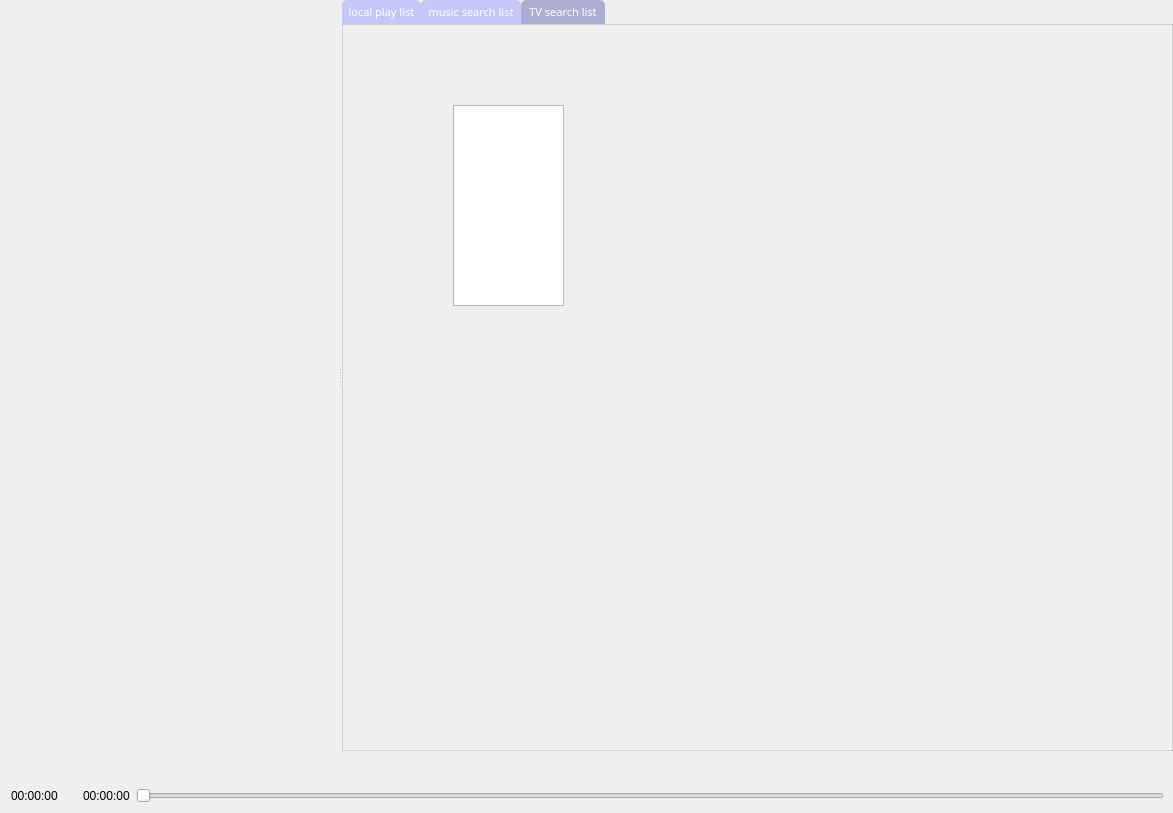
<?xml version="1.0" encoding="UTF-8"?>
<ui version="4.0">
 <class>Widget</class>
 <widget class="QWidget" name="Widget">
  <property name="geometry">
   <rect>
    <x>0</x>
    <y>0</y>
    <width>1173</width>
    <height>813</height>
   </rect>
  </property>
  <property name="windowTitle">
   <string>Widget</string>
  </property>
  <property name="windowIcon">
   <iconset resource="../res/res.qrc">
    <normaloff>:/imgs/logo.png</normaloff>:/imgs/logo.png</iconset>
  </property>
  <layout class="QVBoxLayout" name="verticalLayout_6">
   <property name="spacing">
    <number>0</number>
   </property>
   <property name="leftMargin">
    <number>0</number>
   </property>
   <property name="topMargin">
    <number>0</number>
   </property>
   <property name="rightMargin">
    <number>0</number>
   </property>
   <property name="bottomMargin">
    <number>0</number>
   </property>
   <item>
    <widget class="QSplitter" name="splitter">
     <property name="orientation">
      <enum>Qt::Horizontal</enum>
     </property>
     <widget class="QWidget" name="layoutWidget">
      <layout class="QVBoxLayout" name="verticalLayout_4" stretch="0,1">
       <property name="spacing">
        <number>0</number>
       </property>
       <item>
        <widget class="StreamerBar" name="topBar" native="true">
         <property name="sizePolicy">
          <sizepolicy hsizetype="Preferred" vsizetype="Fixed">
           <horstretch>0</horstretch>
           <verstretch>0</verstretch>
          </sizepolicy>
         </property>
         <layout class="QHBoxLayout" name="horizontalLayout_3">
          <item>
           <widget class="LineEditWidget" name="urlEdit" native="true">
            <property name="minimumSize">
             <size>
              <width>65</width>
              <height>0</height>
             </size>
            </property>
            <property name="mouseTracking">
             <bool>false</bool>
            </property>
           </widget>
          </item>
         </layout>
        </widget>
       </item>
       <item>
        <widget class="QLabel" name="videoWidget">
         <property name="sizePolicy">
          <sizepolicy hsizetype="MinimumExpanding" vsizetype="Preferred">
           <horstretch>3</horstretch>
           <verstretch>0</verstretch>
          </sizepolicy>
         </property>
         <property name="mouseTracking">
          <bool>false</bool>
         </property>
         <property name="text">
          <string/>
         </property>
        </widget>
       </item>
      </layout>
     </widget>
     <widget class="AnimatedShowTabWidget" name="tabWidget">
      <property name="sizePolicy">
       <sizepolicy hsizetype="MinimumExpanding" vsizetype="Expanding">
        <horstretch>0</horstretch>
        <verstretch>0</verstretch>
       </sizepolicy>
      </property>
      <property name="mouseTracking">
       <bool>false</bool>
      </property>
      <property name="styleSheet">
       <string notr="true">QTabBar::tab {
    background-color: rgba(170, 170, 255, 150);
	font-family:Microsoft YaHei;    
	font-size:8pt;
	color: rgb(255, 255, 255);
	border-top-left-radius: 5px; 
	border-top-right-radius: 5px;
	min-width: 8px;
	padding: 5px;
}
 
QTabBar::tab:selected {
    background-color: rgba(130, 130, 195, 150);
}
 
QTabBar::tab:hover:not selected {
    background-color: rgba(130, 130, 195, 150);
}
 
QTabWidget::pane {
    border: 1px solid rgb(108, 117, 125, 65);
}
 
QTabBar QToolButton {
    border: none;
	color: rgb(255, 206, 6);
    background-color: #0b0e11;
}
 
QTabBar QToolButton:hover {
	background-color: rgb(170, 170, 255)；
}</string>
      </property>
      <property name="currentIndex">
       <number>2</number>
      </property>
      <property name="movable">
       <bool>true</bool>
      </property>
      <widget class="QWidget" name="playlistTab">
       <attribute name="title">
        <string>local play list</string>
       </attribute>
       <layout class="QVBoxLayout" name="verticalLayout_3">
        <property name="spacing">
         <number>0</number>
        </property>
        <property name="leftMargin">
         <number>0</number>
        </property>
        <property name="topMargin">
         <number>0</number>
        </property>
        <property name="rightMargin">
         <number>0</number>
        </property>
        <property name="bottomMargin">
         <number>0</number>
        </property>
        <item>
         <widget class="StreamerDataDisplayWidget" name="playlistWidget" native="true">
          <property name="mouseTracking">
           <bool>true</bool>
          </property>
          <widget class="TreeView" name="playlistView">
           <property name="geometry">
            <rect>
             <x>60</x>
             <y>50</y>
             <width>61</width>
             <height>101</height>
            </rect>
           </property>
          </widget>
         </widget>
        </item>
       </layout>
      </widget>
      <widget class="QWidget" name="searchlistTab">
       <property name="mouseTracking">
        <bool>false</bool>
       </property>
       <attribute name="title">
        <string>music search list</string>
       </attribute>
       <layout class="QVBoxLayout" name="verticalLayout_5">
        <property name="spacing">
         <number>0</number>
        </property>
        <property name="leftMargin">
         <number>0</number>
        </property>
        <property name="topMargin">
         <number>0</number>
        </property>
        <property name="rightMargin">
         <number>0</number>
        </property>
        <property name="bottomMargin">
         <number>0</number>
        </property>
        <item>
         <widget class="StreamerDataDisplayWidget" name="searchlistWidget" native="true">
          <property name="sizePolicy">
           <sizepolicy hsizetype="Preferred" vsizetype="Preferred">
            <horstretch>0</horstretch>
            <verstretch>1</verstretch>
           </sizepolicy>
          </property>
          <widget class="LineEditWidget" name="searchEdit" native="true">
           <property name="geometry">
            <rect>
             <x>0</x>
             <y>20</y>
             <width>117</width>
             <height>10</height>
            </rect>
           </property>
           <property name="minimumSize">
            <size>
             <width>65</width>
             <height>0</height>
            </size>
           </property>
           <property name="mouseTracking">
            <bool>false</bool>
           </property>
          </widget>
          <widget class="ListView" name="searchlistView">
           <property name="geometry">
            <rect>
             <x>110</x>
             <y>80</y>
             <width>111</width>
             <height>201</height>
            </rect>
           </property>
           <property name="autoScroll">
            <bool>true</bool>
           </property>
          </widget>
         </widget>
        </item>
       </layout>
      </widget>
      <widget class="QWidget" name="TVlistTab">
       <attribute name="title">
        <string>TV search list</string>
       </attribute>
       <layout class="QVBoxLayout" name="verticalLayout_7">
        <property name="spacing">
         <number>0</number>
        </property>
        <property name="leftMargin">
         <number>0</number>
        </property>
        <property name="topMargin">
         <number>0</number>
        </property>
        <property name="rightMargin">
         <number>0</number>
        </property>
        <property name="bottomMargin">
         <number>0</number>
        </property>
        <item>
         <widget class="StreamerDataDisplayWidget" name="TVlistWidget" native="true">
          <property name="sizePolicy">
           <sizepolicy hsizetype="Preferred" vsizetype="Preferred">
            <horstretch>0</horstretch>
            <verstretch>1</verstretch>
           </sizepolicy>
          </property>
          <widget class="LineEditWidget" name="TVsearchEdit" native="true">
           <property name="geometry">
            <rect>
             <x>0</x>
             <y>20</y>
             <width>117</width>
             <height>10</height>
            </rect>
           </property>
           <property name="minimumSize">
            <size>
             <width>65</width>
             <height>0</height>
            </size>
           </property>
           <property name="mouseTracking">
            <bool>false</bool>
           </property>
          </widget>
          <widget class="TreeView" name="TVlistView">
           <property name="geometry">
            <rect>
             <x>110</x>
             <y>80</y>
             <width>111</width>
             <height>201</height>
            </rect>
           </property>
           <property name="autoScroll">
            <bool>true</bool>
           </property>
          </widget>
         </widget>
        </item>
       </layout>
      </widget>
     </widget>
    </widget>
   </item>
   <item>
    <widget class="StreamerBar" name="bottomBar" native="true">
     <property name="sizePolicy">
      <sizepolicy hsizetype="Preferred" vsizetype="Maximum">
       <horstretch>0</horstretch>
       <verstretch>0</verstretch>
      </sizepolicy>
     </property>
     <layout class="QVBoxLayout" name="verticalLayout_2">
      <item>
       <layout class="QVBoxLayout" name="verticalLayout">
        <item>
         <layout class="QHBoxLayout" name="horizontalLayout_2">
          <item>
           <widget class="HoverFillPushButton" name="fullscreenBtn">
            <property name="text">
             <string/>
            </property>
            <property name="icon">
             <iconset resource="../res/res.qrc">
              <normaloff>:/imgs/fullscreen.svg</normaloff>:/imgs/fullscreen.svg</iconset>
            </property>
            <property name="iconSize">
             <size>
              <width>40</width>
              <height>40</height>
             </size>
            </property>
            <property name="autoRepeat">
             <bool>false</bool>
            </property>
            <property name="flat">
             <bool>true</bool>
            </property>
           </widget>
          </item>
          <item>
           <spacer name="horizontalSpacer_2">
            <property name="orientation">
             <enum>Qt::Horizontal</enum>
            </property>
            <property name="sizeHint" stdset="0">
             <size>
              <width>37</width>
              <height>17</height>
             </size>
            </property>
           </spacer>
          </item>
          <item>
           <widget class="HoverFillPushButton" name="orderBtn">
            <property name="sizePolicy">
             <sizepolicy hsizetype="Fixed" vsizetype="Fixed">
              <horstretch>0</horstretch>
              <verstretch>0</verstretch>
             </sizepolicy>
            </property>
            <property name="styleSheet">
             <string notr="true">radius: 40</string>
            </property>
            <property name="text">
             <string/>
            </property>
            <property name="icon">
             <iconset resource="../res/res.qrc">
              <normaloff>:/imgs/loop.svg</normaloff>:/imgs/loop.svg</iconset>
            </property>
            <property name="iconSize">
             <size>
              <width>40</width>
              <height>40</height>
             </size>
            </property>
            <property name="flat">
             <bool>true</bool>
            </property>
           </widget>
          </item>
          <item>
           <spacer name="horizontalSpacer_3">
            <property name="orientation">
             <enum>Qt::Horizontal</enum>
            </property>
            <property name="sizeHint" stdset="0">
             <size>
              <width>10</width>
              <height>17</height>
             </size>
            </property>
           </spacer>
          </item>
          <item>
           <widget class="HoverFillPushButton" name="preBtn">
            <property name="sizePolicy">
             <sizepolicy hsizetype="Fixed" vsizetype="Fixed">
              <horstretch>0</horstretch>
              <verstretch>0</verstretch>
             </sizepolicy>
            </property>
            <property name="styleSheet">
             <string notr="true">radius: 40</string>
            </property>
            <property name="text">
             <string/>
            </property>
            <property name="icon">
             <iconset resource="../res/res.qrc">
              <normaloff>:/imgs/previous.svg</normaloff>:/imgs/previous.svg</iconset>
            </property>
            <property name="iconSize">
             <size>
              <width>40</width>
              <height>40</height>
             </size>
            </property>
            <property name="flat">
             <bool>true</bool>
            </property>
           </widget>
          </item>
          <item>
           <widget class="HoverFillPushButton" name="playBtn">
            <property name="enabled">
             <bool>true</bool>
            </property>
            <property name="sizePolicy">
             <sizepolicy hsizetype="Fixed" vsizetype="Fixed">
              <horstretch>0</horstretch>
              <verstretch>0</verstretch>
             </sizepolicy>
            </property>
            <property name="styleSheet">
             <string notr="true">radius: 40</string>
            </property>
            <property name="text">
             <string/>
            </property>
            <property name="icon">
             <iconset resource="../res/res.qrc">
              <normaloff>:/imgs/stop.svg</normaloff>:/imgs/stop.svg</iconset>
            </property>
            <property name="iconSize">
             <size>
              <width>40</width>
              <height>40</height>
             </size>
            </property>
            <property name="flat">
             <bool>true</bool>
            </property>
           </widget>
          </item>
          <item>
           <widget class="HoverFillPushButton" name="nextBtn">
            <property name="sizePolicy">
             <sizepolicy hsizetype="Fixed" vsizetype="Fixed">
              <horstretch>0</horstretch>
              <verstretch>0</verstretch>
             </sizepolicy>
            </property>
            <property name="styleSheet">
             <string notr="true">radius: 40</string>
            </property>
            <property name="text">
             <string/>
            </property>
            <property name="icon">
             <iconset resource="../res/res.qrc">
              <normaloff>:/imgs/next.svg</normaloff>:/imgs/next.svg</iconset>
            </property>
            <property name="iconSize">
             <size>
              <width>40</width>
              <height>40</height>
             </size>
            </property>
            <property name="flat">
             <bool>true</bool>
            </property>
           </widget>
          </item>
          <item>
           <spacer name="horizontalSpacer_4">
            <property name="orientation">
             <enum>Qt::Horizontal</enum>
            </property>
            <property name="sizeHint" stdset="0">
             <size>
              <width>37</width>
              <height>17</height>
             </size>
            </property>
           </spacer>
          </item>
          <item>
           <widget class="PopSlider" name="popSlider">
            <property name="text">
             <string/>
            </property>
            <property name="icon">
             <iconset resource="../res/res.qrc">
              <normaloff>:/imgs/volume.svg</normaloff>:/imgs/volume.svg</iconset>
            </property>
            <property name="iconSize">
             <size>
              <width>40</width>
              <height>40</height>
             </size>
            </property>
            <property name="flat">
             <bool>true</bool>
            </property>
           </widget>
          </item>
          <item>
           <spacer name="horizontalSpacer">
            <property name="orientation">
             <enum>Qt::Horizontal</enum>
            </property>
            <property name="sizeHint" stdset="0">
             <size>
              <width>37</width>
              <height>17</height>
             </size>
            </property>
           </spacer>
          </item>
          <item>
           <widget class="LineEditWidget" name="aspectEdit" native="true">
            <property name="minimumSize">
             <size>
              <width>65</width>
              <height>0</height>
             </size>
            </property>
           </widget>
          </item>
         </layout>
        </item>
        <item>
         <layout class="QHBoxLayout" name="horizontalLayout">
          <item>
           <widget class="QTimeEdit" name="timeEdit">
            <property name="styleSheet">
             <string notr="true">QTimeEdit {
    border: none; /* 无边框 */
    background-color: transparent; /* 背景透明 */
}

</string>
            </property>
            <property name="displayFormat">
             <string>hh:mm:ss</string>
            </property>
           </widget>
          </item>
          <item>
           <widget class="QLabel" name="durationLabel">
            <property name="sizePolicy">
             <sizepolicy hsizetype="Preferred" vsizetype="Maximum">
              <horstretch>0</horstretch>
              <verstretch>0</verstretch>
             </sizepolicy>
            </property>
            <property name="text">
             <string>00:00:00</string>
            </property>
            <property name="textFormat">
             <enum>Qt::AutoText</enum>
            </property>
           </widget>
          </item>
          <item>
           <widget class="Slider" name="seekSlider">
            <property name="enabled">
             <bool>true</bool>
            </property>
            <property name="styleSheet">
             <string notr="true"/>
            </property>
            <property name="singleStep">
             <number>1</number>
            </property>
            <property name="pageStep">
             <number>5</number>
            </property>
            <property name="value">
             <number>0</number>
            </property>
            <property name="orientation">
             <enum>Qt::Horizontal</enum>
            </property>
           </widget>
          </item>
         </layout>
        </item>
       </layout>
      </item>
     </layout>
    </widget>
   </item>
  </layout>
 </widget>
 <customwidgets>
  <customwidget>
   <class>HoverFillPushButton</class>
   <extends>QPushButton</extends>
   <header>src/HoverFillPushButton.h</header>
  </customwidget>
  <customwidget>
   <class>Slider</class>
   <extends>QSlider</extends>
   <header>src/Slider.h</header>
  </customwidget>
  <customwidget>
   <class>PopSlider</class>
   <extends>QPushButton</extends>
   <header>src/PopSlider.h</header>
  </customwidget>
  <customwidget>
   <class>StreamerBar</class>
   <extends>QWidget</extends>
   <header>src/StreamerBar.h</header>
   <container>1</container>
  </customwidget>
  <customwidget>
   <class>LineEditWidget</class>
   <extends>QWidget</extends>
   <header>src/LineEditWidget.h</header>
   <container>1</container>
  </customwidget>
  <customwidget>
   <class>StreamerDataDisplayWidget</class>
   <extends>QWidget</extends>
   <header>src/StreamerDataDisplayWidget.h</header>
   <container>1</container>
  </customwidget>
  <customwidget>
   <class>TreeView</class>
   <extends>QTreeView</extends>
   <header>src/TreeView.h</header>
  </customwidget>
  <customwidget>
   <class>ListView</class>
   <extends>QListView</extends>
   <header>src/ListView.h</header>
  </customwidget>
  <customwidget>
   <class>AnimatedShowTabWidget</class>
   <extends>QTabWidget</extends>
   <header>src/AnimatedShowTabWidget.h</header>
   <container>1</container>
  </customwidget>
 </customwidgets>
 <resources>
  <include location="../res/res.qrc"/>
 </resources>
 <connections/>
</ui>
